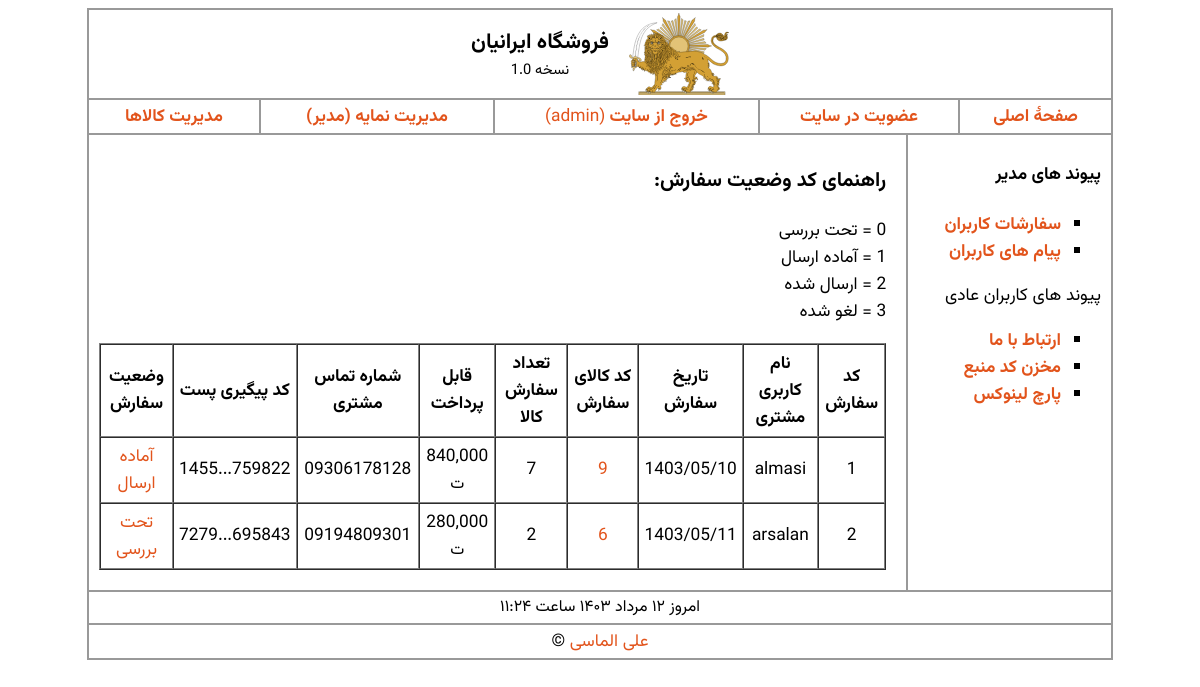
/admin_orders.php (signed in), run on the app's committed database.
### tables this page shows
CREATE TABLE IF NOT EXISTS `orders` (
  `id` int(10) NOT NULL AUTO_INCREMENT COMMENT 'شماره سفارش',
  `username` varchar(30) NOT NULL COMMENT 'نام کاربری سفارش دهنده',
  `orderdate` varchar(20) NOT NULL COMMENT 'تاریخ سفارش',
  `pro_id` int(10) NOT NULL COMMENT 'کد کالا',
  `pro_qty` int(10) NOT NULL COMMENT 'تعداد سفارش',
  `pro_price` float NOT NULL COMMENT 'قیمت پایه کالا',
  `number` varchar(11) NOT NULL COMMENT 'شماره تماس',
  `address` varchar(400) NOT NULL COMMENT 'آدرس',
  `trackcode` varchar(24) NOT NULL COMMENT 'کد مرسوله پستی',
  `state` int(1) NOT NULL COMMENT 'وضعیت سفارش',
  PRIMARY KEY (`id`)
);

### admin_orders.php (the view, shortened to what this page needs)
<?php
include("includes/header.php");
?>
<?php
include("includes/db_link.php");
$query = "SELECT * FROM orders";
$request = mysqli_query($link, $query);
?>
<h3>راهنمای کد وضعیت سفارش:</h3>
<p>0 = تحت بررسی<br>1 = آماده ارسال<br>2 = ارسال شده<br>3 = لغو شده</p>
<table border="1px" cellpadding='5px' style="text-align:center;width:100%" cellspacing=0>
	<thead style="font-weight: 700">
		<tr>
			<td>کد سفارش</td>
			<td>نام کاربری مشتری</td>
			<td>تاریخ سفارش</td>
			<td>کد کالای سفارش</td>
			<td>تعداد سفارش کالا</td>
			<td>قابل پرداخت</td>
			<td>شماره تماس مشتری</td>
			<td>کد پیگیری پست</td>
			<td>وضعیت سفارش</td>
		</tr>
	</thead>
	<tbody>
		<?php
		while ($row = mysqli_fetch_array($request)) {
		?>
			<tr>
				<td><?= $row["id"] ?></td>
				<td><?= $row["username"] ?></td>
				<td><?= $row["orderdate"] ?></td>
				<td><a href="product.php?id=<?= $row["pro_id"] ?>" target="_blank">
						<?= $row["pro_id"] ?></a></td>
				<td><?= $row["pro_qty"] ?></td>
				<td title="قیمت پایه: <?= toman($row["pro_price"], true) ?>" style="cursor:help">
					<?= toman($row["pro_price"] * $row["pro_qty"]) ?>
					<span title="تومان" style="font-size:16px">ت</span>
				</td>
				<td><?= $row["number"] ?></td>
				<td dir='ltr' style="cursor:pointer" title='<?= $row["trackcode"] ?>' onclick="copy(`<?= $row['trackcode'] ?>`)">
					<?= trackcode($row["trackcode"]); ?></td>
				<td title="مدیریت سفارش"><a href="admin_order_edit.php?id=<?= $row["id"] ?>">
						<?php switch ($row["state"]) {
							case 0:
								echo "تحت بررسی";
								break;
							case 1:
								echo "آماده ارسال";
								break;
						} ?></a></td>
			</tr>
		<?php
		}
		?>
</table>
<?php
include("./includes/footer.php");

### style/global.css (style rules this page uses)
body, input, textarea { font-family: "Vazirmatn", Tahoma, Verdana, sans-serif; }
a:link, a:visited { text-decoration: none; color: #e2541c; transition: color 0.1s, text-shadow 0.1s; }

### data on the page
orders: id "1", username "almasi", orderdate "1403/05/10", pro "9", pro_qty "7", toman($row["pro_price"] * $row["pro_qty"]) "840,000", number "09306178128", trackcode "1455...759822", state "آماده ارسال"
orders: id "2", username "arsalan", orderdate "1403/05/11", pro "6", pro_qty "2", toman($row["pro_price"] * $row["pro_qty"]) "280,000", number "09194809301", trackcode "7279...695843", state "تحت بررسی"

### other printed values
$_SESSION["realname"] "admin"
